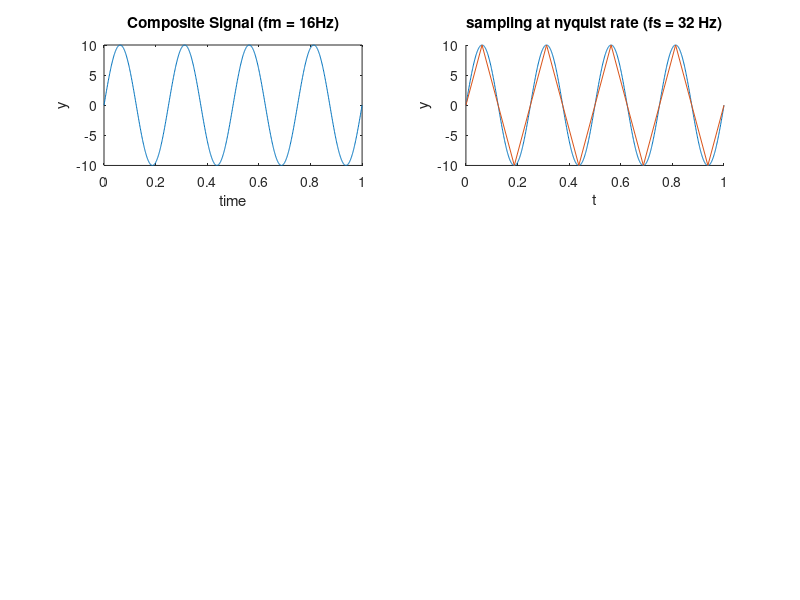

Source code (MATLAB):
clc; clear all; close all;
t0 = 0 : 0.001 : 1;
A1 = 10;
A2 = 20;
A3 = 40;

f1 = 4;
f2 = 8;
f3 = 16; % fm = 16 Hz
%Original signal
y0 = A1 * sin(2 * pi * f1 * t0);
subplot(3,2,1);
plot(t0, y0);
xlabel('time');
ylabel('y');
title('Composite Signal (fm = 16Hz)');

%After sampling of the original signal at nyquist rate
fs = 16; %nyquist rate fs = 2*fm (here fm = 16)
ts = 1/fs; %nyquist interval 1 / fs
t1 = 0:ts:1;
y1 = A1 * sin(2 * pi * f1 * t1);
subplot(3,2,2);
hold on;
plot(t0, y0, t1, y1);
xlabel('t');
ylabel('y');
title('sampling at nyquist rate (fs = 32 Hz)')
